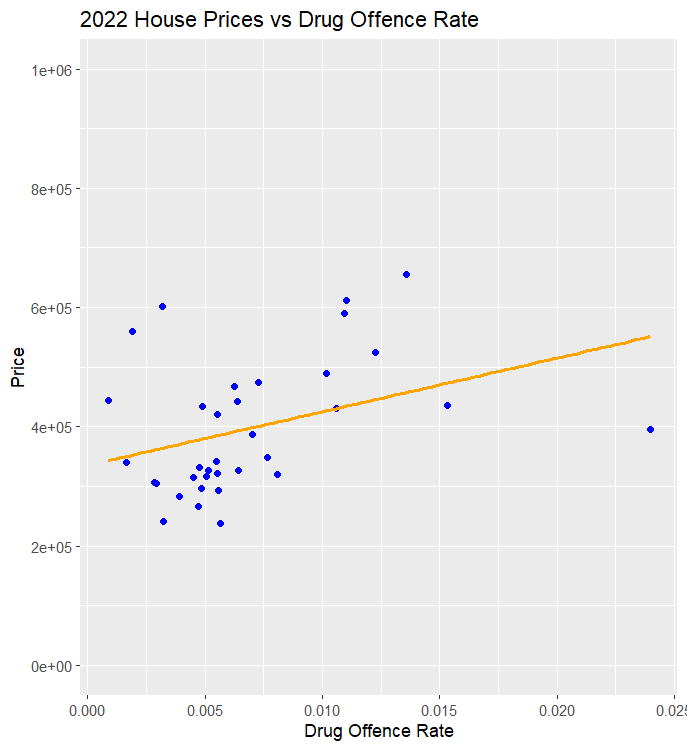

Recreate this plot in R.
# Load necessary libraries
library(tidyverse)
library(dplyr)
library(lubridate)
library(ggplot2)

# Load the cleaned housing and crime datasets and population dataset
housing_data <- read_csv("D:/sem4/data science for developers/DataScience/DataScience/housing/house_selling_clean.csv")
crime_data <- read_csv("D:/sem4/data science for developers/DataScience/DataScience/Crime/cleaned_crime_final.csv")
population_data <- read.csv("D:/sem4/data science for developers/DataScience/DataScience/Population/Cleaned_Population_Data.csv")


#importing population dataset
population_dataset <- read_csv('D:/Data Assignment/Cleaned Data/Clean_Population_Data.csv')

#importing the cleaned house prices
cleaned_houseprices= read_csv('D:/Data Assignment/Cleaned Data/Cleaned_House_Pricing_Combined.csv') 

#importing the cleaned crime dataset
cleaned_crime_dataset <- read_csv('D:/Data Assignment/Cleaned Data/Cleaned_Crime_Dataset.csv')



View(cleaned_houseprices)

#grouping house prices by town and county and finding average price for each group
grouped_house = housing_data %>%
  filter(`SaleYear`=="2022") %>%
  group_by(`Town/City`,County) %>%
  summarise(Price=mean(Price))


view(population_data)
view(crime_data)

#modifying our crime dataset to show drug offence rate and crime count  
crime_data_modified <- crime_data %>%
  group_by(ShortPostcode, CrimeType, Year, Month, `Town/City`) %>%
  select(ShortPostcode, CrimeType, Year, Month,`Town/City`) %>%
  na.omit() %>%
  tally() %>%  # Creating crime count column
  rename(Crime_Count = n) %>%
  right_join(population_data, by = c("ShortPostcode" = "Short.Postcode")) %>%
  select(ShortPostcode, CrimeType, Crime_Count, Population, Year, Month, `Town/City`) %>%
  na.omit() %>%
  filter(CrimeType == "Drugs") %>%  # Filtering to show only drug crimes of 2022
  mutate(Drug_Offence_Rate = (Crime_Count / Population))  # Calculating drug offence rate

View(crime_data_modified)

#grouping the drug crime dataset by county and town and showing the rate for each group for the year 2022
grouped_drugcrime <- crime_data_modified %>%
  filter(Year == "2022") %>%
  group_by(`Town/City`) %>%
  summarise(Drug_Offence_Rate = mean(Drug_Offence_Rate, na.rm = TRUE))


#joining house price data and drug crime rate data in a single table
houseprice_drugcrime_data = grouped_house %>% 
  left_join(grouped_drugcrime,by="Town/City") %>% 
  na.omit #removing null values


#creating a linear model 
l_model = lm(data=houseprice_drugcrime_data, Price~`Drug_Offence_Rate`) 
#this model predicts House Price as a function of Drug offence rate

#showing summary of the Linear Model
summary(l_model) 

#creating the linear model graph
ggplot(houseprice_drugcrime_data,aes(x=`Drug_Offence_Rate`,y=Price)) +
  scale_y_continuous(limits=c(0,1000000), breaks = seq(0,1000000,200000))+ #setting limits and breaks
  geom_point(color = "blue") + # All points in a single color
  #setting color as blue for Surrey's data point
  geom_smooth(method=lm,se=FALSE,color="orange")+ #adding linear regression line and omitting error bands 
  labs(x="Drug Offence Rate",
       y="Price",
       title="2022 House Prices vs Drug Offence Rate",color="County") #setting labels
